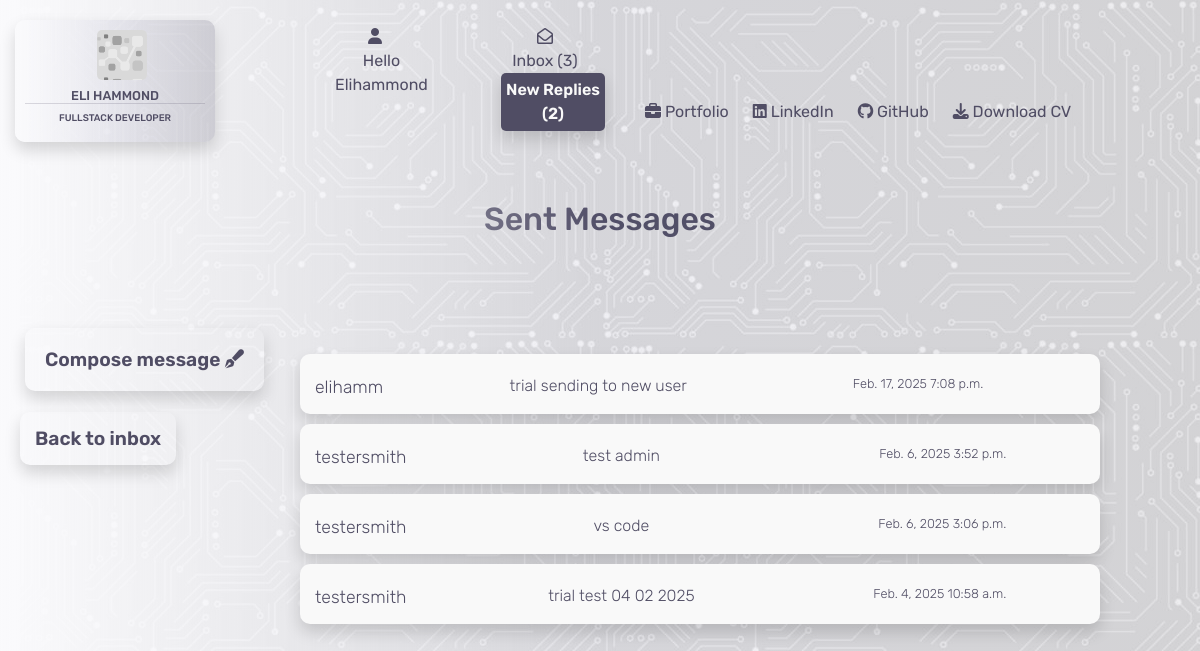
The page /contacts/sent/ (signed in) on the database its author committed.
### contacts/models.py (models this page shows)
class Contacts(models.Model):
    class Meta:
        verbose_name_plural = "Contacts"
    name = models.CharField(max_length=26)
    send_to = models.CharField(max_length=240)
    subject = models.CharField(max_length=52, null=True, blank=True)
    email = models.EmailField()
    phone = models.IntegerField()
    message = models.TextField()
    date = models.DateField(auto_now_add=True)
    time = models.TimeField(auto_now_add=True)
    read = models.BooleanField(default=False)
    has_reply = models.BooleanField(default=False)
    new_reply = models.BooleanField(default=False)

### contacts/views.py (the view)
# urls.py: path('sent/', views.sent_messages, name='sent_messages'),
@login_required
def sent_messages(request):
    inbox = Contacts.objects.all().order_by('-date', '-time')
    context = {
        'inbox': inbox,
    }
    return render(request, 'contacts/sent_messages.html', context)

### contacts/templates/contacts/sent_messages.html (shortened to what this page needs)
{% extends "base.html" %}
{% load static %}
{% block content %}
<div class="container-fluid">
    <div class="row">
        <div class="col-4"></div>
        <div class="col-4">
            <h2 class="header">Sent Messages</h2>
        </div>
        <div class="col-4"></div>
    </div>
    <div class="inbox-header">
        <a href="{% url 'compose_message' %}" class="compose shadow">Compose message <i class="fa-solid fa-pen-fancy"></i></a>
    </div>
    <div class="inbox-header">
        <a href="{% url 'contacts' %}" class="sent-messages shadow">Back to inbox </a>
    </div>
    {% for i in inbox %}
    <div class="row">
        <div class="col-3">
        </div>
        {% if i.name == user.username %}
        <div class="col-8">
            <div class="message-display">
                <div class="row message-container opened-message shadow">
                    <a href="{% url 'open_message' i.id %}">
                        <div class="col-3">
                            <p class="inbox-name new-message">{{ i.send_to }}
                            </p>
                        </div>
                    </a>
                    <div class="col-6">
                        <a href="{% url 'open_message' i.id %}">
                            {% if i.subject %}
                            <p class="inbox-subject new-message">{{ i.subject }}</p>
                            {% else %}
                            <p class="inbox-subject new-message">no subject</p>
                            {% endif %}
                        </a>
                    </div>
                    <div class="col-3">
                        <a href="{% url 'open_message' i.id %}">
                            <p class="inbox-date-time new-message">{{ i.date }} {{ i.time }}</p>
                        </a>
                    </div>
                </div>
            </div>
        </div>
        {% endif %}
        <div class="col-1"></div>
    </div>
    {% endfor %}
</div>
{% endblock %}

### templates/base.html (shortened to what this page needs)
{% load static %}
<!DOCTYPE html>
<html lang="en">
<head>
    {% block corecss %}
        <link rel="stylesheet" href="https://stackpath.bootstrapcdn.com/bootstrap/4.4.1/css/bootstrap.min.css">
        <link rel="stylesheet" href="https://cdnjs.cloudflare.com/ajax/libs/font-awesome/6.6.0/css/all.min.css">
        <link rel="stylesheet" href="https://cdnjs.cloudflare.com/ajax/libs/font-awesome/6.6.0/css/all.min.css">
        <link rel="stylesheet" href="{% static 'css/base.css' %}">
    {% endblock %}
</head>
<body>
    <header>
        <nav>
            <div class="container-fluid">
                <div class="row">
                    <div class="col-md-3">
                        <a href="{% url 'home' %}">
                            <div class="logo shadow">
                                <div class="logo-logo"></div>
                                <h5>Eli Hammond</h5>
                                <h6>Fullstack Developer</h6>
                            </div>
                        </a>
                    </div>
                    <div class="col-lg-3 col-md-6">
                        <div class="row">
                            <div class="col-md-6">
                                <div class="dropdown">
                                    <div class="dropbtn">
                                        <div class="icon"><i class="fa-solid fa-user"></i></div>
                                        {% if request.user.is_authenticated %}
                                            <div class="hello">
                                                <span class="d-none d-md-block">Hello</span> {{ user.username|capfirst }}
                                            </div>
                                        {% else %}
                                            Login/Register
                                        {% endif %}
                                    </div>
                                </div>
                            </div>
                            <div class="col-md-6 d-none d-md-block">
                                {% if request.user.is_authenticated %}
                                    <div class="message-box">
                                        <a href="{% url 'contacts' %}">
                                            <div class="icon"><i class="fa-regular fa-envelope-open"></i></div>
                                            Inbox ({{ unread_messages }})
                                            {% if total_reply >= 1 %} <p class="new-reply ml-3 shadow">New Replies ({{ total_reply }})</p>{% endif %}
                                        </a>
                                    </div>
                                {% endif %}
                            </div>
                        </div>
                    </div>
                    <div class="col-lg-6 col-md-3">
                    </div>
                </div>
                <div class="row bottom-header">
                    <div class="col-md-6"></div>
                    <div class="col-md-6 d-none d-lg-block">
                        <ul>
                            <li>
                                <a href="{% url 'portfolio' %}">{% block custom_style %}<i class="fa-solid fa-briefcase"></i> Portfolio{% endblock %}</a>
                            </li>
                            <li>
                                <a href="https://www.linkedin.com/in/elliot-hammond-286739298/" target="_blank"><i class="fa-brands fa-linkedin"></i> LinkedIn</a>
                            </li>
                            <li>
                                <a href="https://github.com/e-h-dev" target="_blank"><i class="fa-brands fa-github"></i> GitHub</a>
                            </li>
                            <li>
                                <a href="/media/CV.pdf" target="_blank"><i class="fa-solid fa-download"></i> Download CV</a>
                            </li>
                        </ul>
                    </div>
                </div>
            </div>
        </nav>
    </header>
    {% block content %}
    {% endblock %}
</body>
</html>

### static/css/base.css (style rules this page uses)
:root { --main-font:Rubik; --text-color:rgb(80, 77, 100); }
body { background-image: url('/media/background-image.jpg'); }
header { height:200px; }
.logo-logo { background-image: url("/media/small-logo.png"); height:50px; width:50px; position: relative; left:40%; background-size: contain; border-radius: 5px; z-index: -9999999999999999999999; }
.logo { height:100; width:200px; border-radius: 10px; position: relative; top:20px; z-index: 9999999999; font-family: var(--main-font); color:rgb(80, 77, 100); padding:10px; text-transform: uppercase; background-image: linear-gradient(to right, #fafafc, rgba(103, 102, 146, 0.1), rgba(80, 77, 100, 0.2)); }
.logo h5 { text-align: center; font-size: 0.8rem; padding-top: 8px; border-bottom: 1px solid rgba(80, 77, 100, 0.2); }
.logo h6 { text-align: center; font-size: 0.6rem; }
.hello { width:max-content; padding-left: 20px; }
.bottom-header { position: absolute; top:100px; width:90vw; left:100px; }
ul { list-style: none; position: relative; padding-left:5px; z-index: 2; }
li a { color:rgb(80, 77, 100); font-family: var(--main-font); font-size: 1rem; padding-right: 1.5rem; float: left; }
.dropbtn { color: rgb(80, 77, 100); font-size: 16px; top:25px; text-align: center; font-family: var(--main-font); border: none; position: relative; z-index:1; cursor: pointer; }
.message-box { font-family: var(--main-font); color: rgb(80, 77, 100); position: relative; top:25px; left:20px; text-align: center; z-index: 2; }
.message-box a { color:var(--text-color); }
.icon { position: inherit; text-align: center; font-size: 1rem; }
.header { font-family: var(--main-font); color: rgb(80, 77, 100); text-align: center; padding-bottom: 50px; }
.col-md-6 { width:90%; }
.inbox-header { position: relative; z-index: 2; font-family: var(--main-font); font-size: 1.2rem; color: var(--text-color); font-weight: 600; }
.compose { color:var(--text-color); margin:10px; border-radius: 10px; padding: 20px; position: relative; top:50px; }
.sent-messages { color:var(--text-color); margin:5px; border-radius: 10px; padding: 15px; position: relative; top:100px; }
.message-container { color: var(--text-color); font-family: var(--main-font); background-color: rgba(80, 77, 100, 0.09); position: relative; z-index: 2; margin-top: 0; padding-top: 20px; border-radius: 10px; }
.opened-message { font-weight: 200; background-color: #f9f9f9; height:60px; margin-bottom: 10px; }
.opened-message a { color:var(--text-color); }
.inbox-name { font-size: 1.1rem; }
.inbox-subject { font-size: 1rem; text-align: center; }
.inbox-date-time { font-size: 0.8rem; text-align: right; }
.message-display { width:100%; text-align: justify; cursor: pointer; }
.message-display a { color: var(--text-color); }
.new-reply { background-color: rgb(80, 77, 100); color:#f9f9f9; padding:5px; border-radius: 5px; font-weight: 600; animation: flash 2s linear infinite; }

### rows shown on the page
Contacts: send_to "elihamm", subject "trial sending to new user", date "Feb. 17, 2025", time "7:08 p.m."
Contacts: send_to "testersmith", subject "test admin", date "Feb. 6, 2025", time "3:52 p.m."
Contacts: send_to "testersmith", subject "vs code", date "Feb. 6, 2025", time "3:06 p.m."
Contacts: send_to "testersmith", subject "trial test 04 02 2025", date "Feb. 4, 2025", time "10:58 a.m."

### other values the page prints
{{ user.username|capfirst }} "Elihammond"
{{ unread_messages }} "3"
{{ total_reply }} "2"
